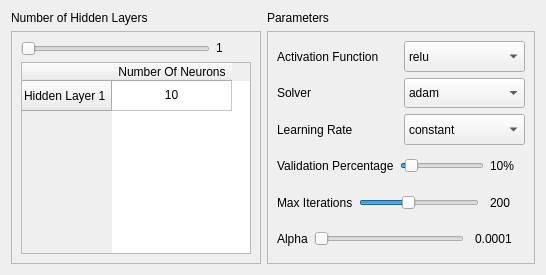
                  <widget class="QWidget" name="nn_regression_page">
                   <layout class="QGridLayout" name="gridLayout_24">
                    <item row="0" column="1">
                     <layout class="QGridLayout" name="gridLayout_48">
                      <item row="0" column="0">
                       <layout class="QVBoxLayout" name="verticalLayout_27">
                        <item>
                         <widget class="QLabel" name="label_50">
                          <property name="sizePolicy">
                           <sizepolicy hsizetype="Preferred" vsizetype="Fixed">
                            <horstretch>0</horstretch>
                            <verstretch>0</verstretch>
                           </sizepolicy>
                          </property>
                          <property name="text">
                           <string>Parameters</string>
                          </property>
                         </widget>
                        </item>
                        <item>
                         <widget class="QFrame" name="frame_8">
                          <property name="frameShape">
                           <enum>QFrame::StyledPanel</enum>
                          </property>
                          <property name="frameShadow">
                           <enum>QFrame::Raised</enum>
                          </property>
                          <layout class="QGridLayout" name="gridLayout_46">
                           <item row="0" column="0">
                            <layout class="QVBoxLayout" name="verticalLayout_8">
                             <item>
                              <layout class="QHBoxLayout" name="horizontalLayout_12">
                               <item>
                                <widget class="QLabel" name="label_16">
                                 <property name="sizePolicy">
                                  <sizepolicy hsizetype="Preferred" vsizetype="Preferred">
                                   <horstretch>0</horstretch>
                                   <verstretch>0</verstretch>
                                  </sizepolicy>
                                 </property>
                                 <property name="text">
                                  <string>Activation Function</string>
                                 </property>
                                </widget>
                               </item>
                               <item>
                                <widget class="QComboBox" name="reg_nn_actvfunc_comboBox">
                                 <property name="sizePolicy">
                                  <sizepolicy hsizetype="Preferred" vsizetype="Preferred">
                                   <horstretch>0</horstretch>
                                   <verstretch>0</verstretch>
                                  </sizepolicy>
                                 </property>
                                 <property name="maximumSize">
                                  <size>
                                   <width>160</width>
                                   <height>16777215</height>
                                  </size>
                                 </property>
                                 <item>
                                  <property name="text">
                                   <string>relu</string>
                                  </property>
                                 </item>
                                 <item>
                                  <property name="text">
                                   <string>identity</string>
                                  </property>
                                 </item>
                                 <item>
                                  <property name="text">
                                   <string>logistic</string>
                                  </property>
                                 </item>
                                 <item>
                                  <property name="text">
                                   <string>tanh</string>
                                  </property>
                                 </item>
                                </widget>
                               </item>
                              </layout>
                             </item>
                             <item>
                              <layout class="QHBoxLayout" name="horizontalLayout_11">
                               <item>
                                <widget class="QLabel" name="label_17">
                                 <property name="sizePolicy">
                                  <sizepolicy hsizetype="Preferred" vsizetype="Preferred">
                                   <horstretch>0</horstretch>
                                   <verstretch>0</verstretch>
                                  </sizepolicy>
                                 </property>
                                 <property name="text">
                                  <string>Solver</string>
                                 </property>
                                </widget>
                               </item>
                               <item>
                                <widget class="QComboBox" name="reg_nn_solver_comboBox">
                                 <property name="sizePolicy">
                                  <sizepolicy hsizetype="Preferred" vsizetype="Preferred">
                                   <horstretch>0</horstretch>
                                   <verstretch>0</verstretch>
                                  </sizepolicy>
                                 </property>
                                 <property name="maximumSize">
                                  <size>
                                   <width>160</width>
                                   <height>16777215</height>
                                  </size>
                                 </property>
                                 <item>
                                  <property name="text">
                                   <string>adam</string>
                                  </property>
                                 </item>
                                 <item>
                                  <property name="text">
                                   <string>lbfgs</string>
                                  </property>
                                 </item>
                                 <item>
                                  <property name="text">
                                   <string>sgd</string>
                                  </property>
                                 </item>
                                </widget>
                               </item>
                              </layout>
                             </item>
                             <item>
                              <layout class="QHBoxLayout" name="horizontalLayout_13">
                               <item>
                                <widget class="QLabel" name="label_18">
                                 <property name="sizePolicy">
                                  <sizepolicy hsizetype="Preferred" vsizetype="Preferred">
                                   <horstretch>0</horstretch>
                                   <verstretch>0</verstretch>
                                  </sizepolicy>
                                 </property>
                                 <property name="text">
                                  <string>Learning Rate</string>
                                 </property>
                                </widget>
                               </item>
                               <item>
                                <widget class="QComboBox" name="reg_nn_learnrate_comboBox">
                                 <property name="sizePolicy">
                                  <sizepolicy hsizetype="Preferred" vsizetype="Preferred">
                                   <horstretch>0</horstretch>
                                   <verstretch>0</verstretch>
                                  </sizepolicy>
                                 </property>
                                 <property name="maximumSize">
                                  <size>
                                   <width>160</width>
                                   <height>16777215</height>
                                  </size>
                                 </property>
                                 <item>
                                  <property name="text">
                                   <string>constant</string>
                                  </property>
                                 </item>
                                 <item>
                                  <property name="text">
                                   <string>invscaling</string>
                                  </property>
                                 </item>
                                 <item>
                                  <property name="text">
                                   <string>adaptive</string>
                                  </property>
                                 </item>
                                </widget>
                               </item>
                              </layout>
                             </item>
                             <item>
                              <layout class="QHBoxLayout" name="horizontalLayout_32">
                               <item>
                                <widget class="QLabel" name="label_41">
                                 <property name="sizePolicy">
                                  <sizepolicy hsizetype="Fixed" vsizetype="Preferred">
                                   <horstretch>0</horstretch>
                                   <verstretch>0</verstretch>
                                  </sizepolicy>
                                 </property>
                                 <property name="text">
                                  <string>Validation Percentage</string>
                                 </property>
                                </widget>
                               </item>
                               <item>
                                <widget class="QSlider" name="reg_nn_val_percentage_horizontalSlider">
                                 <property name="sizePolicy">
                                  <sizepolicy hsizetype="Expanding" vsizetype="Preferred">
                                   <horstretch>0</horstretch>
                                   <verstretch>0</verstretch>
                                  </sizepolicy>
                                 </property>
                                 <property name="maximumSize">
                                  <size>
                                   <width>16777215</width>
                                   <height>16777215</height>
                                  </size>
                                 </property>
                                 <property name="minimum">
                                  <number>5</number>
                                 </property>
                                 <property name="maximum">
                                  <number>95</number>
                                 </property>
                                 <property name="value">
                                  <number>10</number>
                                 </property>
                                 <property name="orientation">
                                  <enum>Qt::Horizontal</enum>
                                 </property>
                                </widget>
                               </item>
                               <item>
                                <widget class="QLabel" name="clas_nn_val_percent_label">
                                 <property name="sizePolicy">
                                  <sizepolicy hsizetype="Fixed" vsizetype="Preferred">
                                   <horstretch>0</horstretch>
                                   <verstretch>0</verstretch>
                                  </sizepolicy>
                                 </property>
                                 <property name="minimumSize">
                                  <size>
                                   <width>35</width>
                                   <height>0</height>
                                  </size>
                                 </property>
                                 <property name="maximumSize">
                                  <size>
                                   <width>35</width>
                                   <height>16777215</height>
                                  </size>
                                 </property>
                                 <property name="baseSize">
                                  <size>
                                   <width>30</width>
                                   <height>0</height>
                                  </size>
                                 </property>
                                 <property name="text">
                                  <string>10%</string>
                                 </property>
                                </widget>
                               </item>
                              </layout>
                             </item>
                             <item>
                              <layout class="QHBoxLayout" name="horizontalLayout_15">
                               <item>
                                <widget class="QLabel" name="label">
                                 <property name="sizePolicy">
                                  <sizepolicy hsizetype="Preferred" vsizetype="Preferred">
                                   <horstretch>0</horstretch>
                                   <verstretch>0</verstretch>
                                  </sizepolicy>
                                 </property>
                                 <property name="text">
                                  <string>Max Iterations</string>
                                 </property>
                                </widget>
                               </item>
                               <item>
                                <widget class="QSlider" name="reg_nn_max_iter_horizontalSlider">
                                 <property name="sizePolicy">
                                  <sizepolicy hsizetype="Expanding" vsizetype="Preferred">
                                   <horstretch>0</horstretch>
                                   <verstretch>0</verstretch>
                                  </sizepolicy>
                                 </property>
                                 <property name="maximumSize">
                                  <size>
                                   <width>16777215</width>
                                   <height>16777215</height>
                                  </size>
                                 </property>
                                 <property name="minimum">
                                  <number>1</number>
                                 </property>
                                 <property name="maximum">
                                  <number>500</number>
                                 </property>
                                 <property name="value">
                                  <number>200</number>
                                 </property>
                                 <property name="orientation">
                                  <enum>Qt::Horizontal</enum>
                                 </property>
                                </widget>
                               </item>
                               <item>
                                <spacer name="horizontalSpacer_7">
                                 <property name="sizePolicy">
                                  <sizepolicy hsizetype="Fixed" vsizetype="Minimum">
                                   <horstretch>0</horstretch>
                                   <verstretch>0</verstretch>
                                  </sizepolicy>
                                 </property>
                                 <property name="orientation">
                                  <enum>Qt::Horizontal</enum>
                                 </property>
                                 <property name="sizeType">
                                  <enum>QSizePolicy::Fixed</enum>
                                 </property>
                                 <property name="sizeHint" stdset="0">
                                  <size>
                                   <width>5</width>
                                   <height>20</height>
                                  </size>
                                 </property>
                                </spacer>
                               </item>
                               <item>
                                <widget class="QLabel" name="reg_nn_max_iter_label">
                                 <property name="sizePolicy">
                                  <sizepolicy hsizetype="Preferred" vsizetype="Preferred">
                                   <horstretch>0</horstretch>
                                   <verstretch>0</verstretch>
                                  </sizepolicy>
                                 </property>
                                 <property name="minimumSize">
                                  <size>
                                   <width>35</width>
                                   <height>0</height>
                                  </size>
                                 </property>
                                 <property name="text">
                                  <string>200</string>
                                 </property>
                                </widget>
                               </item>
                              </layout>
                             </item>
                             <item>
                              <layout class="QHBoxLayout" name="horizontalLayout_16">
                               <item>
                                <widget class="QLabel" name="label_15">
                                 <property name="sizePolicy">
                                  <sizepolicy hsizetype="Preferred" vsizetype="Preferred">
                                   <horstretch>0</horstretch>
                                   <verstretch>0</verstretch>
                                  </sizepolicy>
                                 </property>
                                 <property name="text">
                                  <string>Alpha</string>
                                 </property>
                                </widget>
                               </item>
                               <item>
                                <widget class="QSlider" name="reg_nn_alpha_horizontalSlider">
                                 <property name="sizePolicy">
                                  <sizepolicy hsizetype="Expanding" vsizetype="Preferred">
                                   <horstretch>0</horstretch>
                                   <verstretch>0</verstretch>
                                  </sizepolicy>
                                 </property>
                                 <property name="maximumSize">
                                  <size>
                                   <width>16777215</width>
                                   <height>16777215</height>
                                  </size>
                                 </property>
                                 <property name="minimum">
                                  <number>1</number>
                                 </property>
                                 <property name="maximum">
                                  <number>100</number>
                                 </property>
                                 <property name="orientation">
                                  <enum>Qt::Horizontal</enum>
                                 </property>
                                </widget>
                               </item>
                               <item>
                                <spacer name="horizontalSpacer_3">
                                 <property name="sizePolicy">
                                  <sizepolicy hsizetype="Fixed" vsizetype="Minimum">
                                   <horstretch>0</horstretch>
                                   <verstretch>0</verstretch>
                                  </sizepolicy>
                                 </property>
                                 <property name="orientation">
                                  <enum>Qt::Horizontal</enum>
                                 </property>
                                 <property name="sizeType">
                                  <enum>QSizePolicy::Fixed</enum>
                                 </property>
                                 <property name="sizeHint" stdset="0">
                                  <size>
                                   <width>5</width>
                                   <height>5</height>
                                  </size>
                                 </property>
                                </spacer>
                               </item>
                               <item>
                                <widget class="QLabel" name="reg_nn_alpha_label">
                                 <property name="sizePolicy">
                                  <sizepolicy hsizetype="Preferred" vsizetype="Preferred">
                                   <horstretch>0</horstretch>
                                   <verstretch>0</verstretch>
                                  </sizepolicy>
                                 </property>
                                 <property name="minimumSize">
                                  <size>
                                   <width>50</width>
                                   <height>0</height>
                                  </size>
                                 </property>
                                 <property name="text">
                                  <string>0.0001</string>
                                 </property>
                                </widget>
                               </item>
                              </layout>
                             </item>
                            </layout>
                           </item>
                          </layout>
                         </widget>
                        </item>
                       </layout>
                      </item>
                     </layout>
                    </item>
                    <item row="0" column="0">
                     <layout class="QVBoxLayout" name="verticalLayout_28">
                      <item>
                       <widget class="QLabel" name="reg_nn_hidden_layers_label">
                        <property name="sizePolicy">
                         <sizepolicy hsizetype="Minimum" vsizetype="Preferred">
                          <horstretch>0</horstretch>
                          <verstretch>0</verstretch>
                         </sizepolicy>
                        </property>
                        <property name="maximumSize">
                         <size>
                          <width>160</width>
                          <height>16777215</height>
                         </size>
                        </property>
                        <property name="text">
                         <string>Number of Hidden Layers</string>
                        </property>
                       </widget>
                      </item>
                      <item>
                       <widget class="QFrame" name="frame_9">
                        <property name="sizePolicy">
                         <sizepolicy hsizetype="Fixed" vsizetype="Preferred">
                          <horstretch>0</horstretch>
                          <verstretch>0</verstretch>
                         </sizepolicy>
                        </property>
                        <property name="frameShape">
                         <enum>QFrame::StyledPanel</enum>
                        </property>
                        <property name="frameShadow">
                         <enum>QFrame::Raised</enum>
                        </property>
                        <layout class="QGridLayout" name="gridLayout_49">
                         <item row="0" column="0">
                          <layout class="QVBoxLayout" name="verticalLayout_11">
                           <item>
                            <layout class="QHBoxLayout" name="horizontalLayout_19">
                             <item>
                              <widget class="QSlider" name="reg_nn_layers_horizontalSlider">
                               <property name="sizePolicy">
                                <sizepolicy hsizetype="Preferred" vsizetype="Fixed">
                                 <horstretch>0</horstretch>
                                 <verstretch>0</verstretch>
                                </sizepolicy>
                               </property>
                               <property name="maximumSize">
                                <size>
                                 <width>230</width>
                                 <height>16777215</height>
                                </size>
                               </property>
                               <property name="minimum">
                                <number>1</number>
                               </property>
                               <property name="maximum">
                                <number>50</number>
                               </property>
                               <property name="orientation">
                                <enum>Qt::Horizontal</enum>
                               </property>
                              </widget>
                             </item>
                             <item>
                              <widget class="QLabel" name="reg_nn_layers_label">
                               <property name="sizePolicy">
                                <sizepolicy hsizetype="Fixed" vsizetype="Fixed">
                                 <horstretch>0</horstretch>
                                 <verstretch>0</verstretch>
                                </sizepolicy>
                               </property>
                               <property name="minimumSize">
                                <size>
                                 <width>35</width>
                                 <height>0</height>
                                </size>
                               </property>
                               <property name="text">
                                <string>1</string>
                               </property>
                              </widget>
                             </item>
                            </layout>
                           </item>
                           <item>
                            <widget class="QTableWidget" name="reg_nn_layers_tableWidget">
                             <property name="sizePolicy">
                              <sizepolicy hsizetype="Preferred" vsizetype="Expanding">
                               <horstretch>0</horstretch>
                               <verstretch>0</verstretch>
                              </sizepolicy>
                             </property>
                             <property name="maximumSize">
                              <size>
                               <width>230</width>
                               <height>16777215</height>
                              </size>
                             </property>
                             <attribute name="horizontalHeaderDefaultSectionSize">
                              <number>120</number>
                             </attribute>
                             <row>
                              <property name="text">
                               <string>Hidden Layer 1</string>
                              </property>
                             </row>
                             <column>
                              <property name="text">
                               <string>Number Of Neurons</string>
                              </property>
                             </column>
                             <item row="0" column="0">
                              <property name="text">
                               <string>10</string>
                              </property>
                              <property name="textAlignment">
                               <set>AlignHCenter|AlignVCenter|AlignCenter</set>
                              </property>
                             </item>
                            </widget>
                           </item>
                          </layout>
                         </item>
                        </layout>
                       </widget>
                      </item>
                     </layout>
                    </item>
                   </layout>
                  </widget>
